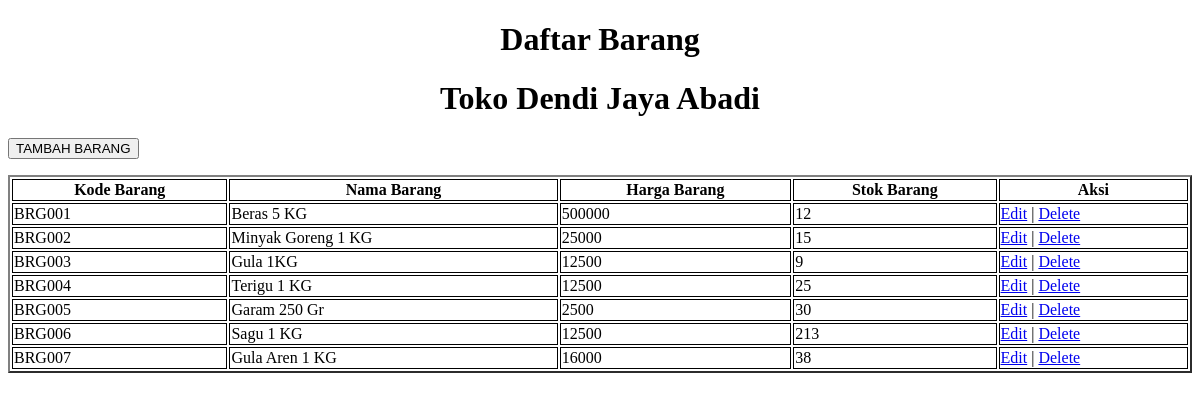
Screenshot of /barang.php with the database file from the repository.
### tables this page shows
CREATE TABLE `barang` (
  `kdbrg` varchar(10) NOT NULL,
  `nmbrg` varchar(25) NOT NULL,
  `hrgbrg` double NOT NULL,
  `stokbrg` int(10) NOT NULL
);

### barang.php (the view, shortened to what this page needs)
<?php
include 'config.php';
?>
<!DOCTYPE html>
<html lang="en">
<head>
    <link rel="stylesheet" href="https://cdn.datatables.net/1.13.6/css/jquery.dataTables.min.css">
</head>
<body>
<div class="button">
        <center>
        <h1>Daftar Barang</h1>
        <h1>Toko Dendi Jaya Abadi</h1>
        </center>
        <p>
        <a href="entry_data.php"><button>TAMBAH BARANG</button></a>
        </p>
        <table border="2" id="brg" style="width:100%">
                <thead>
                  <tr>
                    <th scope="col">Kode Barang</th>
                    <th scope="col">Nama Barang</th>
                    <th scope="col">Harga Barang</th>
                    <th scope="col">Stok Barang</th>
                    <th scope="col">Aksi</th>
                  </tr>
                </thead>
                <tbody>
                    <?php
                        $select= mysqli_query($conn, "SELECT * FROM barang");
                        while($data= mysqli_fetch_array($select)){
                    ?>
                    <tr>
                      <td><?php echo $data['kdbrg'] ?></td>
                      <td><?php echo $data['nmbrg']?></td>
                      <td><?php echo $data['hrgbrg'] ?></td>
                      <td><?php echo $data['stokbrg'] ?></td>
                      <td>
                    <a href="edit.php?kdbrg=<?php echo $data['kdbrg']; ?>">Edit</a> | <a href="deletebarang.php?kdbrg=<?php echo $data['kdbrg']?>" class="text-center">Delete</a>
                      </td>
                    </tr>
                    <?php } ?>
                </tbody>
            </table>
     </div>
</body>
</html>

### barang.php (style rules this page uses)
th,td { border: 1.5px solid #000; }

### rows the page displays
barang: kdbrg "BRG001", nmbrg "Beras 5 KG", hrgbrg "500000", stokbrg "12"
barang: kdbrg "BRG002", nmbrg "Minyak Goreng 1 KG", hrgbrg "25000", stokbrg "15"
barang: kdbrg "BRG003", nmbrg "Gula 1KG", hrgbrg "12500", stokbrg "9"
barang: kdbrg "BRG004", nmbrg "Terigu 1 KG", hrgbrg "12500", stokbrg "25"
barang: kdbrg "BRG005", nmbrg "Garam 250 Gr", hrgbrg "2500", stokbrg "30"
barang: kdbrg "BRG006", nmbrg "Sagu 1 KG", hrgbrg "12500", stokbrg "213"
barang: kdbrg "BRG007", nmbrg "Gula Aren 1 KG", hrgbrg "16000", stokbrg "38"
